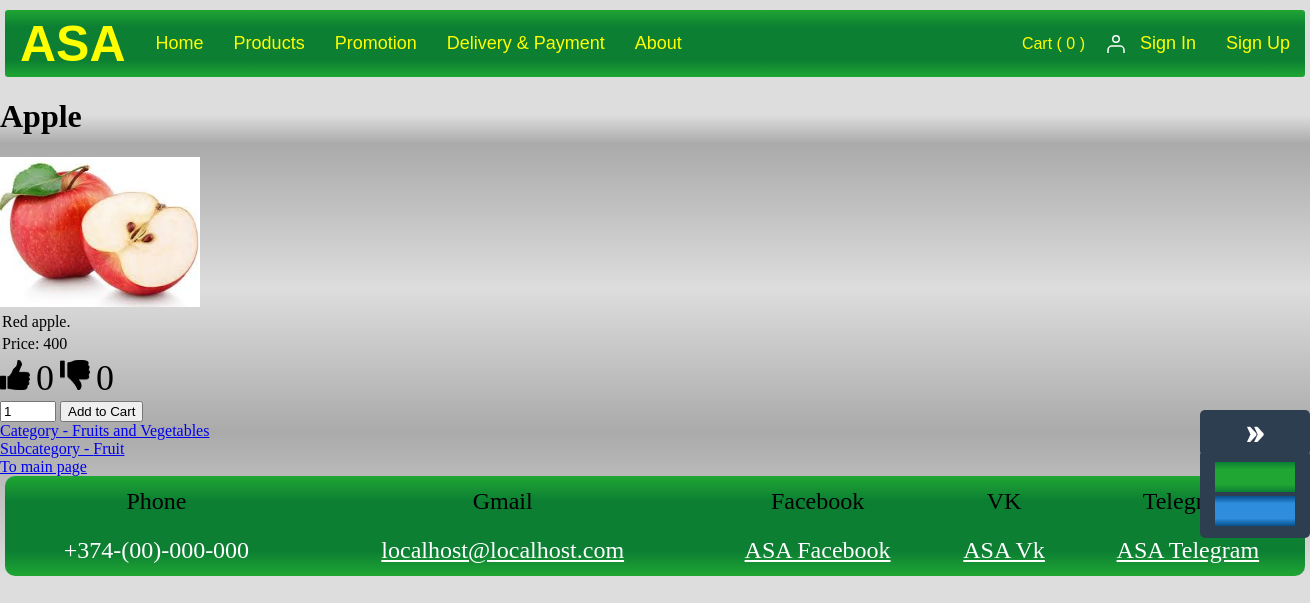
Screenshot of /products/spec/Apple/ with the database file from the repository.
### product/models.py (models this page shows, shortened)
class Product(models.Model):
    title = models.CharField(max_length=64, null=False, unique=True)
    description = models.TextField(null=False)
    image = models.ImageField(upload_to=upload_location, max_length=255, null=True, blank=True, default='product/default.png')
    likes = models.IntegerField(default=0, null=False)
    dislikes = models.IntegerField(default=0, null=False)
    subcategory = models.ForeignKey(Subcategory, on_delete=models.CASCADE)
    price = models.IntegerField(default=0, null=False)

class Category(models.Model):
    name = models.CharField(max_length=64, null=False, unique=True)
    def __str__(self):
        return self.name

class Subcategory(models.Model):
    name = models.CharField(max_length=64, null=False, unique=True)
    category = models.ForeignKey(Category, on_delete=models.CASCADE)
    def __str__(self):
        return self.name

### product/views.py (the view)
# urls.py: path('spec/<str:title>/', views.spec_product, name='spec_product'),
def spec_product(request, title):
    try:
        prod = Product.objects.get(title=title)
        try:
            user = User.objects.get(username=request.user.username)
            like_row = Like.objects.get(username=user, product=prod)
            liked = like_row.like
            disliked = like_row.dislike
        except:
            liked = False
            disliked = False
    except:
        return redirect('all_products')
    category = Subcategory.objects.get(name=prod.subcategory).category
    context = {'product': prod, 'category': category, 'liked': liked, 'disliked': disliked}
    return render(request, 'product/product.html', context=context)

### orders/context_processors.py (called while the page is built)
def getting_basket_info(request):
    session_key = request.session.session_key
    if not session_key:
        request.session.cycle_key()
    products_in_basket = ProductInBasket.objects.filter(session_key=session_key)
    products_total_nmb = products_in_basket.count()
    return locals()

### templates/product/product.html (shortened to what this page needs)
{% extends 'base.html' %}
{% load static %}
{% block css %}
<link rel="stylesheet" href="{% static  'css/products.css' %}">
{% endblock %}
{% block main %}
<h1>{{ product.title }}</h1>
<img src="{{ product.image.url }}" width="200"><br>
<p>{{ product.description }}</p><br>
<p>Price: {{ product.price }}</p><br>
{% if liked %}
    <img id="like_picture_{{ product.id }}" src="{% static 'images/like.png' %}" width="30" height="30" onclick="like({{ product.id }}, 'like')" style="visibility: hidden; position: absolute;">
    <img id="like_picture_colored_{{ product.id }}" src="{% static 'images/liked.png' %}" width="30" height="30" onclick="like({{ product.id }}, 'like')">
{% else %}
    <img id="like_picture_{{ product.id }}" src="{% static 'images/like.png' %}" width="30" height="30" onclick="like({{ product.id }}, 'like')">
{% endif %}
<p id="likes_{{ product.id }}" class="like_dislike">{{ product.likes }}</p>
{% if disliked %}
    <img id="dislike_picture_{{ product.id }}" src="{% static 'images/dislike.png' %}" width="30" height="30" onclick="like({{ product.id }}, 'dislike')" style="visibility: hidden; position: absolute;">
    <img id="dislike_picture_colored_{{ product.id }}" src="{% static 'images/disliked.png' %}" width="30" height="30" onclick="like({{ product.id }}, 'dislike')">
{% else %}
    <img id="dislike_picture_{{ product.id }}" src="{% static 'images/dislike.png' %}" width="30" height="30" onclick="like({{ product.id }}, 'dislike')">
{% endif %}
<p id="dislikes_{{ product.id }}" class="like_dislike">{{ product.dislikes }}</p><br>
<input type="number" class="form-control" name="number" id="number_{{ product.id }}" min="1" max="10" value="1">
<button class="btn btn-success btn-buy" onclick="add_cart({{ product.id }})">Add to Cart</button><br>
<a href="{% url 'category' category %}">Category - {{ category }}</a><br>
<a href="{% url 'subcategory' product.subcategory %}">Subcategory - {{ product.subcategory }}</a><br>
<a href="{% url 'all_products' %}">
    To main page
</a>
{% endblock %}

### static/css/base.css (style rules this page uses)
html, body { margin: 0; }

### static/css/products.css (style rules this page uses)
body { background: linear-gradient(0, #DDDDDD 0%, #AAAAAA 25%, #DDDDDD 50%, #AAAAAA 75%, #DDDDDD 80%); }
.products h3, p { display: inline-block; margin: 2px; }
.like_dislike { font-size: 36px; }

### rows the page displays
Product: title "Apple", image (picture), description "Red apple.", price "400", likes "0", dislikes "0", number "1", subcategory "Fruit"
Category: name "Fruits and Vegetables"
